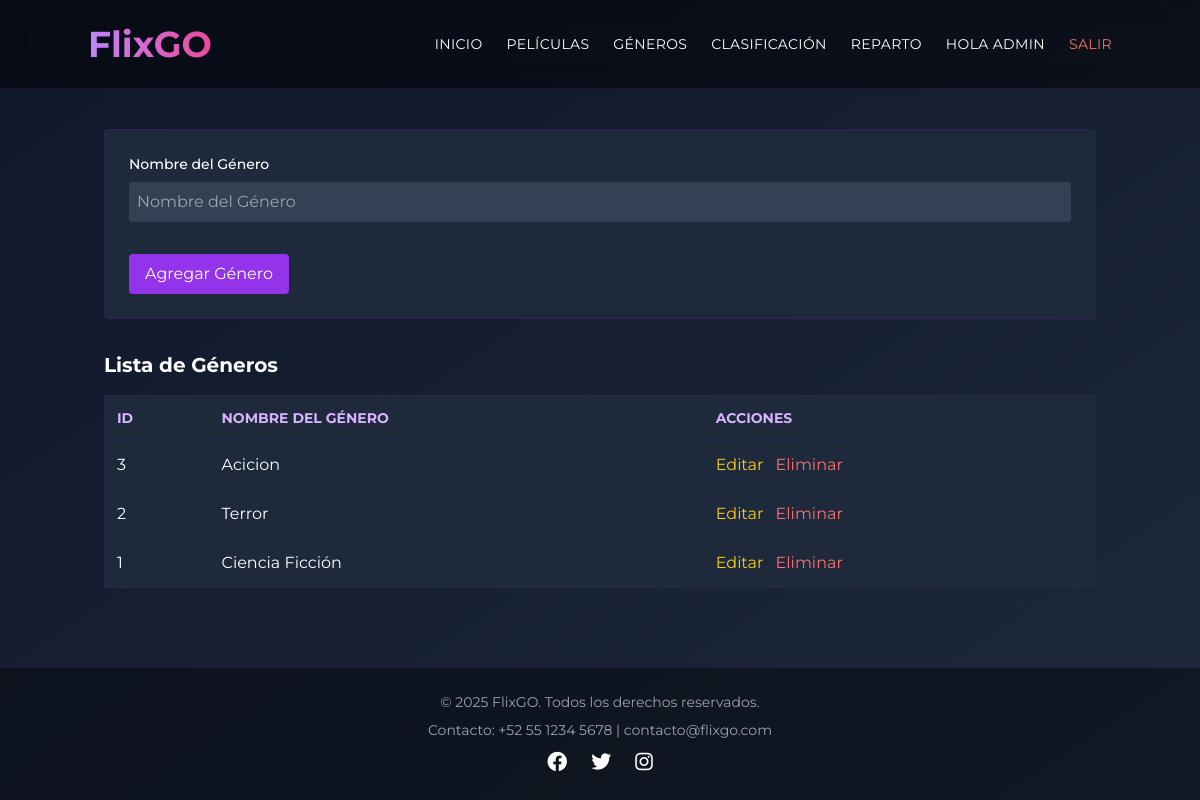
/generos.php (signed in), run on the app's committed database.
### tables this page shows
CREATE TABLE `generos` (
  `genero_id` int(11) NOT NULL,
  `nombre_genero` varchar(100) NOT NULL
);

### generos.php (the view, shortened to what this page needs)
<?php
$conn = new mysqli("localhost", "root", "", "cartelerabd");
?>
<!DOCTYPE html>
<html lang="es">
<head>
    <script src="https://cdn.tailwindcss.com"></script>
    <link rel="stylesheet" href="estilos/style.css">
    <link rel="stylesheet" href="https://cdnjs.cloudflare.com/ajax/libs/font-awesome/6.0.0-beta3/css/all.min.css">
</head>
<body class="bg-gradient-to-br from-slate-900 to-slate-800 text-white font-['Montserrat'] min-h-screen flex flex-col">
    <header class="py-6 px-4 bg-black/50 backdrop-blur-md border-b border-purple-900/30">
        <div class="container mx-auto flex flex-col md:flex-row justify-between items-center">
            <h1 class="text-3xl md:text-4xl font-bold mb-4 md:mb-0 bg-clip-text text-transparent bg-gradient-to-r from-purple-400 to-pink-500">
            </h1>
            <nav class="flex items-center space-x-6 text-sm uppercase tracking-wide">
                <a href="index.php" class="hover:text-purple-400 transition-colors">Inicio</a>
                <a href="agregar.php" class="hover:text-purple-400 transition-colors">Películas</a>
                <a href="generos.php" class="hover:text-purple-400 transition-colors">Géneros</a>
                <a href="clasificaciones.php" class="hover:text-purple-400 transition-colors">Clasificación</a>
                <a href="reparto.php" class="hover:text-purple-400 transition-colors">Reparto</a>
                <span class="ml-2 text-sm">Hola <?= $_SESSION['usuario'] ?></span>
                <a href="logout.php" class="ml-2 text-red-400 text-sm hover:underline">Salir</a>
            </nav>
        </div>
    </header>
    <main class="flex-grow container mx-auto px-4 py-10">
        <form method="POST" class="bg-slate-800 p-6 rounded border border-purple-900/30 mb-8">
            <div class="mb-4">
                <label for="nombre_genero" class="block text-sm font-medium text-white mb-2">Nombre del Género</label>
                <input type="text" name="nombre_genero" id="nombre_genero" placeholder="Nombre del Género" required class="p-2 w-full rounded bg-slate-700 text-white">
            </div>
            <button type="submit" name="guardar_genero" class="bg-purple-600 py-2 px-4 rounded hover:bg-purple-700 mt-4">
                Agregar Género
            </button>
        </form>
        <section>
            <h2 class="text-xl font-bold mb-4">Lista de Géneros</h2>
            <div class="overflow-x-auto">
                <table class="min-w-full bg-slate-800 border border-purple-900/30 rounded">
                    <thead>
                        <tr class="text-left text-sm uppercase text-purple-300 border-b border-purple-900/30">
                            <th class="p-3">ID</th>
                            <th class="p-3">Nombre del Género</th>
                            <th class="p-3">Acciones</th>
                        </tr>
                    </thead>
                    <tbody>
                        <?php
                        $generos = $conn->query("SELECT * FROM generos ORDER BY genero_id DESC");
                        while ($fila = $generos->fetch_assoc()): ?>
                            <tr class="border-b border-purple-900/20 hover:bg-slate-700/50">
                                <td class="p-3"><?= $fila['genero_id'] ?></td>
                                <td class="p-3"><?= $fila['nombre_genero'] ?></td>
                                <td class="p-3 space-x-2">
                                    <a href="editar_genero.php?id=<?= $fila['genero_id'] ?>" class="text-yellow-400 hover:underline">Editar</a>
                                    <a href="eliminar_genero.php?id=<?= $fila['genero_id'] ?>" class="text-red-400 hover:underline" onclick="return confirm('¿Eliminar este género?')">Eliminar</a>
                                </td>
                            </tr>
                        <?php endwhile; ?>
                    </tbody>
                </table>
            </div>
        </section>
    </main>
    <?php include 'footer.php'; ?>
</body>
</html>

### estilos/style.css (style rules this page uses)
body { font-family: 'Poppins', Arial, Helvetica, sans-serif; }
html, body { width: 100vw; overflow-x: hidden; margin: 0; padding: 0; }

### data on the page
generos: genero_id "3", nombre_genero "Acicion"
generos: genero_id "2", nombre_genero "Terror"
generos: genero_id "1", nombre_genero "Ciencia Ficción"

### other printed values
$_SESSION['usuario'] "ADMIN"
